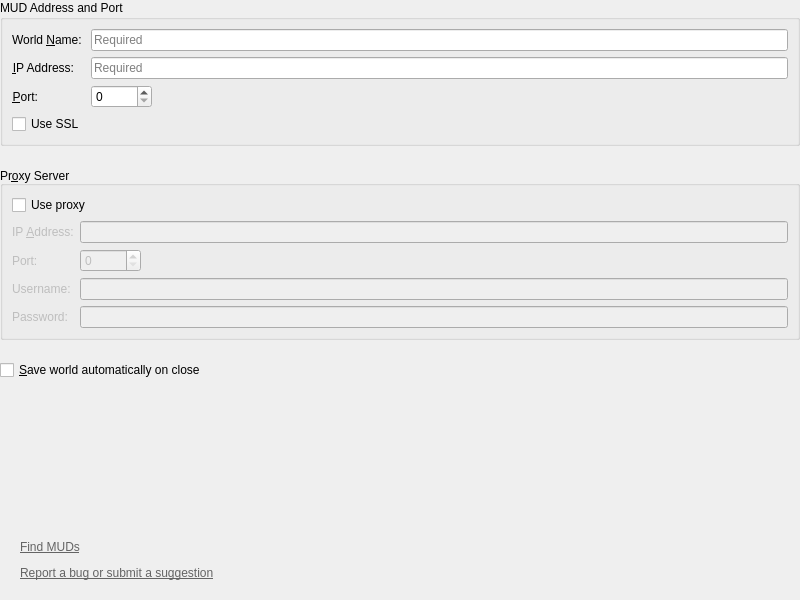
<?xml version="1.0" encoding="UTF-8"?>
<ui version="4.0">
 <class>PrefsConnecting</class>
 <widget class="QWidget" name="PrefsConnecting">
  <property name="geometry">
   <rect>
    <x>0</x>
    <y>0</y>
    <width>800</width>
    <height>600</height>
   </rect>
  </property>
  <property name="windowTitle">
   <string>Connecting</string>
  </property>
  <layout class="QVBoxLayout" name="_2">
   <property name="spacing">
    <number>20</number>
   </property>
   <property name="leftMargin">
    <number>0</number>
   </property>
   <property name="topMargin">
    <number>0</number>
   </property>
   <property name="rightMargin">
    <number>0</number>
   </property>
   <property name="bottomMargin">
    <number>0</number>
   </property>
   <item>
    <widget class="QGroupBox" name="_mud">
     <property name="sizePolicy">
      <sizepolicy hsizetype="Preferred" vsizetype="Preferred">
       <horstretch>4</horstretch>
       <verstretch>0</verstretch>
      </sizepolicy>
     </property>
     <property name="title">
      <string>MUD Address and Port</string>
     </property>
     <layout class="QFormLayout" name="formLayout">
      <property name="fieldGrowthPolicy">
       <enum>QFormLayout::FieldGrowthPolicy::ExpandingFieldsGrow</enum>
      </property>
      <item row="0" column="0">
       <widget class="QLabel" name="Name_label">
        <property name="sizePolicy">
         <sizepolicy hsizetype="Fixed" vsizetype="Preferred">
          <horstretch>0</horstretch>
          <verstretch>0</verstretch>
         </sizepolicy>
        </property>
        <property name="text">
         <string>World &amp;Name:</string>
        </property>
        <property name="buddy">
         <cstring>Name</cstring>
        </property>
       </widget>
      </item>
      <item row="0" column="1">
       <widget class="QLineEdit" name="Name">
        <property name="placeholderText">
         <string>Required</string>
        </property>
       </widget>
      </item>
      <item row="1" column="0">
       <widget class="QLabel" name="Site_label">
        <property name="sizePolicy">
         <sizepolicy hsizetype="Fixed" vsizetype="Preferred">
          <horstretch>0</horstretch>
          <verstretch>0</verstretch>
         </sizepolicy>
        </property>
        <property name="text">
         <string>&amp;IP Address:</string>
        </property>
        <property name="alignment">
         <set>Qt::AlignmentFlag::AlignRight|Qt::AlignmentFlag::AlignTrailing|Qt::AlignmentFlag::AlignVCenter</set>
        </property>
        <property name="buddy">
         <cstring>Site</cstring>
        </property>
       </widget>
      </item>
      <item row="1" column="1">
       <widget class="QLineEdit" name="Site">
        <property name="sizePolicy">
         <sizepolicy hsizetype="Expanding" vsizetype="Fixed">
          <horstretch>0</horstretch>
          <verstretch>0</verstretch>
         </sizepolicy>
        </property>
        <property name="placeholderText">
         <string>Required</string>
        </property>
       </widget>
      </item>
      <item row="2" column="0">
       <widget class="QLabel" name="Port_label">
        <property name="sizePolicy">
         <sizepolicy hsizetype="Fixed" vsizetype="Preferred">
          <horstretch>0</horstretch>
          <verstretch>0</verstretch>
         </sizepolicy>
        </property>
        <property name="text">
         <string>&amp;Port:</string>
        </property>
        <property name="alignment">
         <set>Qt::AlignmentFlag::AlignRight|Qt::AlignmentFlag::AlignTrailing|Qt::AlignmentFlag::AlignVCenter</set>
        </property>
        <property name="buddy">
         <cstring>Port</cstring>
        </property>
       </widget>
      </item>
      <item row="2" column="1">
       <widget class="QSpinBox" name="Port">
        <property name="sizePolicy">
         <sizepolicy hsizetype="Fixed" vsizetype="Fixed">
          <horstretch>0</horstretch>
          <verstretch>0</verstretch>
         </sizepolicy>
        </property>
        <property name="maximum">
         <number>65535</number>
        </property>
       </widget>
      </item>
      <item row="3" column="0">
       <widget class="QCheckBox" name="UseSsl">
        <property name="text">
         <string>Use SSL</string>
        </property>
       </widget>
      </item>
     </layout>
    </widget>
   </item>
   <item>
    <widget class="QGroupBox" name="_proxy">
     <property name="sizePolicy">
      <sizepolicy hsizetype="Preferred" vsizetype="Preferred">
       <horstretch>3</horstretch>
       <verstretch>0</verstretch>
      </sizepolicy>
     </property>
     <property name="title">
      <string>Pr&amp;oxy Server</string>
     </property>
     <property name="alignment">
      <set>Qt::AlignmentFlag::AlignBottom|Qt::AlignmentFlag::AlignLeading|Qt::AlignmentFlag::AlignLeft</set>
     </property>
     <layout class="QVBoxLayout" name="verticalLayout_2">
      <item>
       <widget class="QCheckBox" name="UseProxy">
        <property name="text">
         <string>Use proxy</string>
        </property>
       </widget>
      </item>
      <item>
       <widget class="QWidget" name="_proxy_credentials" native="true">
        <property name="enabled">
         <bool>false</bool>
        </property>
        <layout class="QFormLayout">
         <property name="fieldGrowthPolicy">
          <enum>QFormLayout::FieldGrowthPolicy::ExpandingFieldsGrow</enum>
         </property>
         <property name="leftMargin">
          <number>0</number>
         </property>
         <property name="topMargin">
          <number>0</number>
         </property>
         <property name="rightMargin">
          <number>0</number>
         </property>
         <property name="bottomMargin">
          <number>0</number>
         </property>
         <item row="0" column="0">
          <widget class="QLabel" name="ProxyServer_label">
           <property name="sizePolicy">
            <sizepolicy hsizetype="Fixed" vsizetype="Preferred">
             <horstretch>0</horstretch>
             <verstretch>0</verstretch>
            </sizepolicy>
           </property>
           <property name="text">
            <string>IP &amp;Address:</string>
           </property>
           <property name="buddy">
            <cstring>ProxyServer</cstring>
           </property>
          </widget>
         </item>
         <item row="0" column="1">
          <widget class="QLineEdit" name="ProxyServer"/>
         </item>
         <item row="1" column="0">
          <widget class="QLabel" name="ProxyPort_label">
           <property name="sizePolicy">
            <sizepolicy hsizetype="Fixed" vsizetype="Preferred">
             <horstretch>0</horstretch>
             <verstretch>0</verstretch>
            </sizepolicy>
           </property>
           <property name="text">
            <string>Port:</string>
           </property>
          </widget>
         </item>
         <item row="1" column="1">
          <widget class="QSpinBox" name="ProxyPort">
           <property name="sizePolicy">
            <sizepolicy hsizetype="Fixed" vsizetype="Fixed">
             <horstretch>0</horstretch>
             <verstretch>0</verstretch>
            </sizepolicy>
           </property>
           <property name="maximum">
            <number>65535</number>
           </property>
          </widget>
         </item>
         <item row="2" column="0">
          <widget class="QLabel" name="ProxyUsername_label">
           <property name="sizePolicy">
            <sizepolicy hsizetype="Fixed" vsizetype="Preferred">
             <horstretch>0</horstretch>
             <verstretch>0</verstretch>
            </sizepolicy>
           </property>
           <property name="text">
            <string>Username:</string>
           </property>
          </widget>
         </item>
         <item row="2" column="1">
          <widget class="QLineEdit" name="ProxyUsername"/>
         </item>
         <item row="3" column="0">
          <widget class="QLabel" name="ProxyPassword_label">
           <property name="sizePolicy">
            <sizepolicy hsizetype="Fixed" vsizetype="Preferred">
             <horstretch>0</horstretch>
             <verstretch>0</verstretch>
            </sizepolicy>
           </property>
           <property name="text">
            <string>Password:</string>
           </property>
          </widget>
         </item>
         <item row="3" column="1">
          <widget class="QLineEdit" name="ProxyPassword">
           <property name="inputMethodHints">
            <set>Qt::InputMethodHint::ImhSensitiveData</set>
           </property>
          </widget>
         </item>
        </layout>
       </widget>
      </item>
     </layout>
    </widget>
   </item>
   <item>
    <widget class="QCheckBox" name="SaveWorldAutomatically">
     <property name="text">
      <string>&amp;Save world automatically on close</string>
     </property>
    </widget>
   </item>
   <item>
    <spacer name="spacer">
     <property name="orientation">
      <enum>Qt::Orientation::Vertical</enum>
     </property>
     <property name="sizeHint" stdset="0">
      <size>
       <width>0</width>
       <height>0</height>
      </size>
     </property>
    </spacer>
   </item>
   <item>
    <widget class="QLabel" name="links">
     <property name="sizePolicy">
      <sizepolicy hsizetype="Preferred" vsizetype="Expanding">
       <horstretch>0</horstretch>
       <verstretch>0</verstretch>
      </sizepolicy>
     </property>
     <property name="text">
      <string>&lt;html&gt;&lt;head/&gt;&lt;body&gt;&lt;p&gt;&lt;a href=&quot;http://www.gammon.com.au/links/muds.htm&quot;&gt;&lt;span style=&quot; text-decoration: underline; color:#646464;&quot;&gt;Find MUDs&lt;/span&gt;&lt;/a&gt;&lt;/p&gt;&lt;p&gt;&lt;a href=&quot;https://www.github.com/jnbooth/smushclient/issues&quot;&gt;&lt;span style=&quot; text-decoration: underline; color:#646464;&quot;&gt;Report a bug or submit a suggestion&lt;/span&gt;&lt;/a&gt;&lt;/p&gt;&lt;/body&gt;&lt;/html&gt;</string>
     </property>
     <property name="alignment">
      <set>Qt::AlignmentFlag::AlignBottom|Qt::AlignmentFlag::AlignLeading|Qt::AlignmentFlag::AlignLeft</set>
     </property>
     <property name="indent">
      <number>20</number>
     </property>
    </widget>
   </item>
  </layout>
 </widget>
 <resources/>
 <connections>
  <connection>
   <sender>UseProxy</sender>
   <signal>toggled(bool)</signal>
   <receiver>_proxy_credentials</receiver>
   <slot>setEnabled(bool)</slot>
   <hints>
    <hint type="sourcelabel">
     <x>303</x>
     <y>207</y>
    </hint>
    <hint type="destinationlabel">
     <x>299</x>
     <y>281</y>
    </hint>
   </hints>
  </connection>
 </connections>
</ui>
